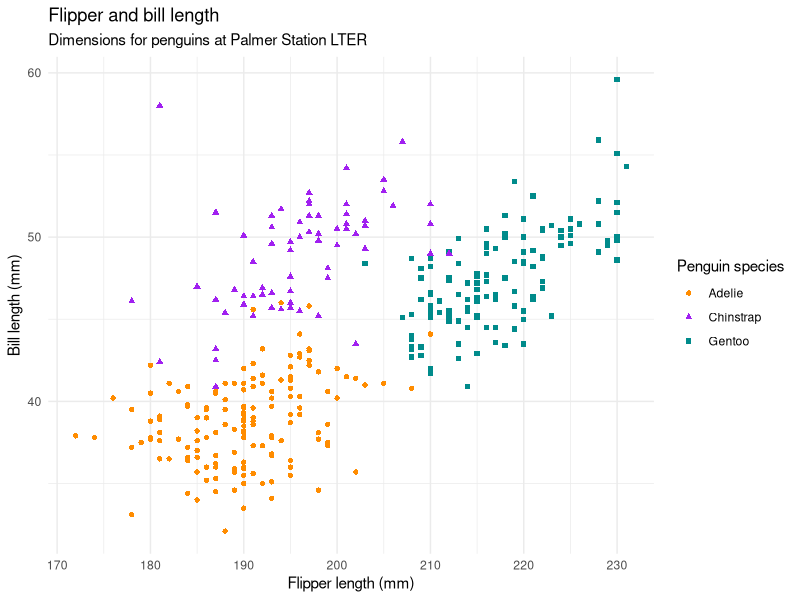
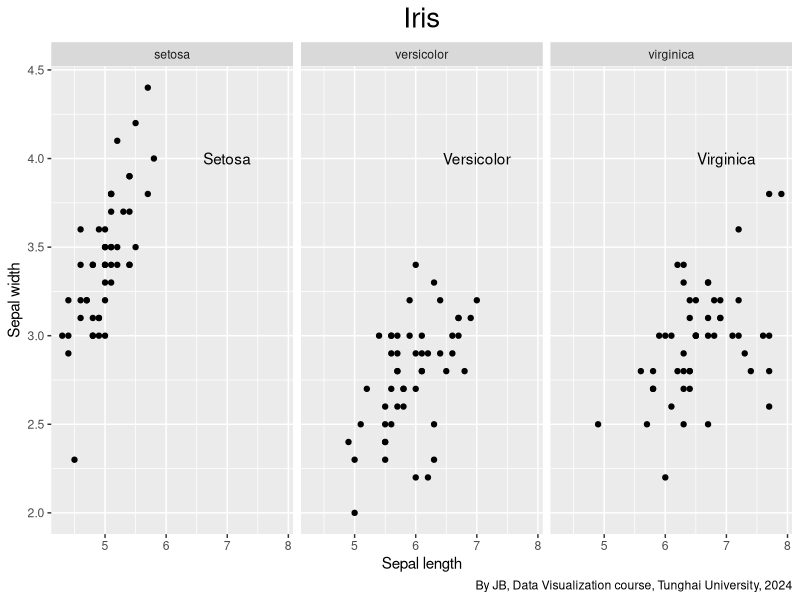
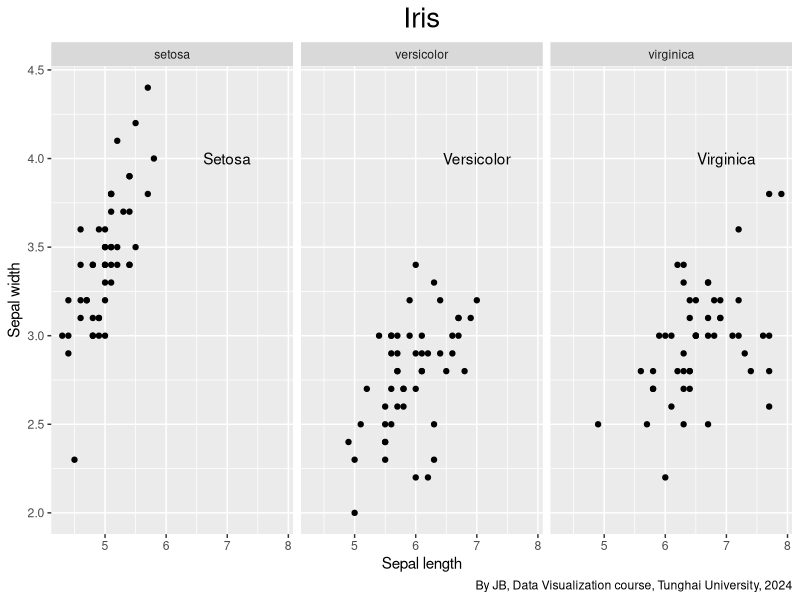

These figures' R source, in order:
## ---- chunk 1
#| label: load-packages
#| include: false

library(tidyverse)
library(palmerpenguins)
## ---- chunk 2
#| label: plot-penguins
#| warning: false
#| echo: true

ggplot(penguins, 
       aes(x = flipper_length_mm, y = bill_length_mm)) +
  geom_point(aes(color = species, shape = species)) +
  scale_color_manual(values = c("darkorange","purple","cyan4")) +
  labs(
    title = "Flipper and bill length",
    subtitle = "Dimensions for penguins at Palmer Station LTER",
    x = "Flipper length (mm)", y = "Bill length (mm)",
    color = "Penguin species", shape = "Penguin species"
  ) +
  theme_minimal()
## ---- chunk 3
library(ggplot2)
## ---- chunk 4
  iris_plot <- ggplot(iris, aes(x=Sepal.Length, y = Sepal.Width))+
  geom_point() +
  facet_grid(. ~ Species)
## ---- chunk 5
g_labels <- data.frame(Species = c("setosa", "versicolor", "virginica"), 
                       label=c("Setosa", "Versicolor", "Virginica"))
## ---- chunk 6
iris_plot +
  geom_text(x = 7, y = 4, aes(label = label), data = g_labels) +
  labs(title = "Iris",
       x = "Sepal length",
       y = "Sepal width",
       caption = "By JB, Data Visualization course, Tunghai University, 2024")+
  theme(plot.title = element_text(hjust = 0.5, size = 20))
## ---- chunk 7
library(ggplot2)
  iris_plot <- ggplot(iris, aes(x=Sepal.Length, y = Sepal.Width))+
  geom_point() +
  facet_grid(. ~ Species)

g_labels <- data.frame(Species = c("setosa", "versicolor", "virginica"), 
                       label=c("Setosa", "Versicolor", "Virginica"))

iris_plot +
  geom_text(x = 7, y = 4, aes(label = label), data = g_labels) +
  labs(title = "Iris",
       x = "Sepal length",
       y = "Sepal width",
       caption = "By JB, Data Visualization course, Tunghai University, 2024")+
  theme(plot.title = element_text(hjust = 0.5, size = 20))
